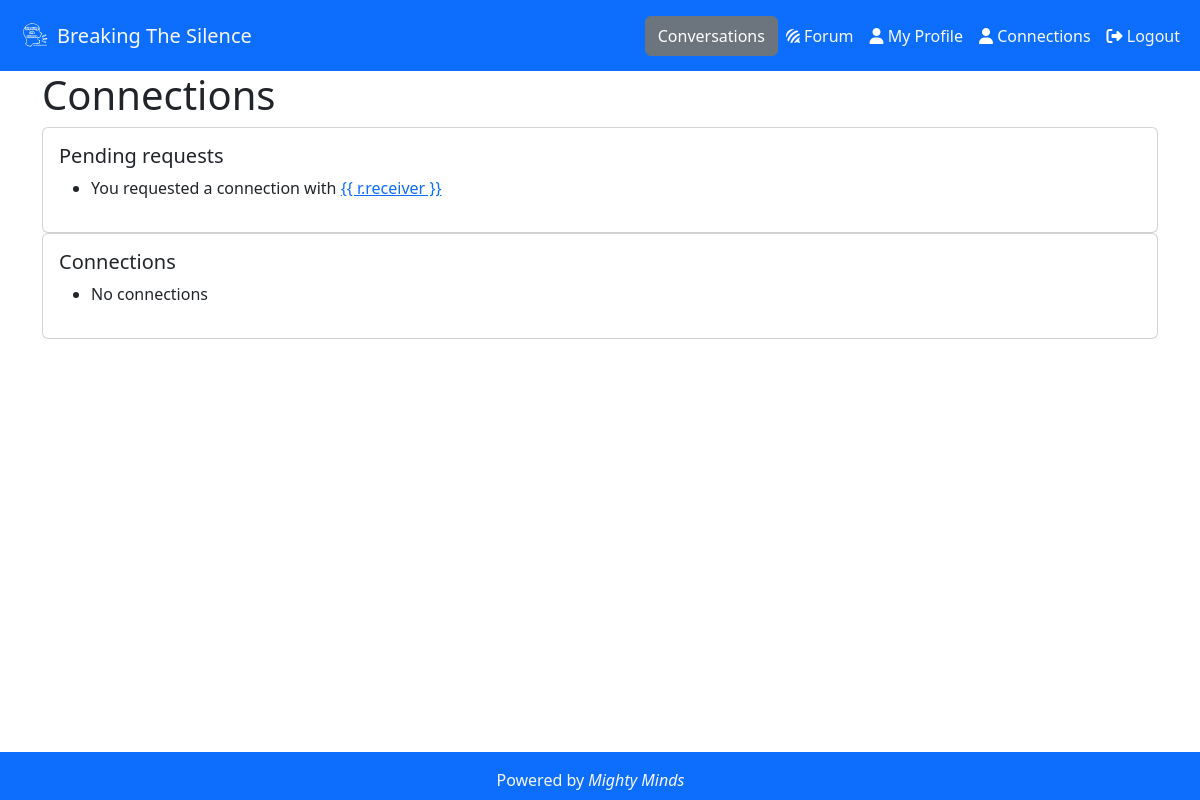
/connections/ (signed in), run on an earlier commit of the app's database.
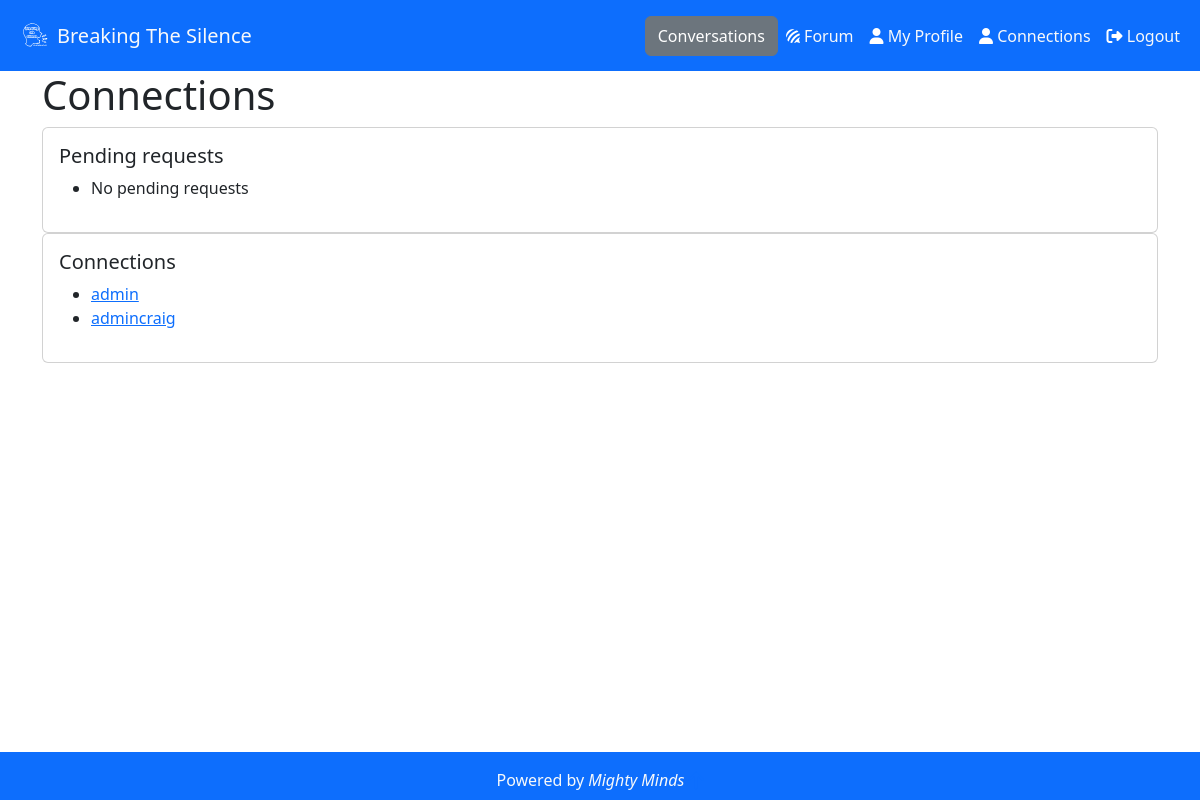
And on a later commit of the database.
### connections/models.py (models this page shows, shortened)
class Connection(models.Model):
    STATUS_CHOICES = (
        (0, 'Pending'),
        (1, 'Accepted'),
        (2, 'Dismissed')
    )
    sender = models.ForeignKey(User, on_delete=models.CASCADE, related_name='sent_requests')
    receiver = models.ForeignKey(User, on_delete=models.CASCADE, related_name='received_requests')
    created_at = models.DateTimeField(auto_now_add=True)
    status = models.IntegerField(choices=STATUS_CHOICES, default=0)
    class Meta:
        constraints = [
            models.UniqueConstraint(fields=['sender', 'receiver'], name='unique_match')
        ]

### connections/views.py (the view)
# urls.py: path('', include('connections.urls')),
@login_required
def connections(request):
    query = Q(receiver=request.user) | Q(sender=request.user)
    connections = Connection.objects.filter(query)
    context = {
        'pending_requests': connections.filter(status=0),
        'accepted_requests': connections.filter(status=1),
        'dismissed_requests': connections.filter(status=2),
    }
    return render(request, 'connections/connections.html', context)

### connections/contexts.py (called while the page is built)
def convo_context(request):
    conversations = []
    if request.user.is_authenticated:
        connections = Connection.objects.filter(Q(sender=request.user) | Q(receiver=request.user))
        conversations = Conversation.objects.filter(connection__in=connections)
    context = {
        'conversations': conversations,
    }
    return context

### home/contexts.py (called while the page is built)
def connect_context(request):
    if request.user.is_authenticated:
        connection_requests = Connection.objects.filter(
            receiver=request.user,
            status=0
            )
    else:
        connection_requests = []
    context = {
        'connection_requests': connection_requests,
    }
    return context

### connections/templates/connections/connections.html (shortened to what this page needs)
{% extends 'base.html' %}
{% block content %}
<h1>Connections</h1>
<div class="card">
    <div class="card-body">
        <h5 class="card-title">Pending requests</h5>
        <ul>
            {% for r in pending_requests %}
            <li>
                {% if r.sender != request.user %}
                {{ r.sender }} wants to connect
                <a href="{% url 'handle_connection' r.pk 1 %}">Accept</a> |
                <a href="{% url 'handle_connection' r.pk 2 %}">Dismiss</a>
                {% else %}
                You requested a connection with <a href="{% url 'user_profile' r.receiver.username %}">{{ r.receiver
                    }}</a>
                {% endif %}
            </li>
            {% empty %}
            <li>No pending requests</li>
            {% endfor %}
        </ul>
    </div>
</div>
<div class="card">
    <div class="card-body">
        <h5 class="card-title">Connections</h5>
        <ul>
            {% for connection in accepted_requests %}
            <li>{% if connection.receiver == request.user %}
                <a href="{% url 'user_profile' connection.sender.username %}">{{ connection.sender }}</a>
                {% else %}
                <a href="{% url 'user_profile' connection.receiver.username %}">{{ connection.receiver }}</a>
                {% endif %}
            </li>
            {% empty %}
            <li>No connections</li>
            {% endfor %}
        </ul>
    </div>
</div>
{% endblock %}

What changed in the data, as far as the page shows it:
now on one of the page's lists (row edited): Connection: receiver "admin"
added Connection: receiver "admincraig", shown under "Connections"
Also different on the page:
text no longer shown: "No connections"
text now shown: "No pending requests"
